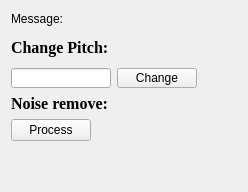
         <widget class="QWidget" name="enhancement">
          <attribute name="title">
           <string>Enhancements</string>
          </attribute>
          <layout class="QVBoxLayout" name="verticalLayout_11">
           <item>
            <widget class="QLabel" name="enc_message">
             <property name="minimumSize">
              <size>
               <width>0</width>
               <height>15</height>
              </size>
             </property>
             <property name="maximumSize">
              <size>
               <width>16777215</width>
               <height>15</height>
              </size>
             </property>
             <property name="text">
              <string>Message:</string>
             </property>
            </widget>
           </item>
           <item>
            <widget class="QLabel" name="audioInfoTitle_2">
             <property name="minimumSize">
              <size>
               <width>100</width>
               <height>30</height>
              </size>
             </property>
             <property name="maximumSize">
              <size>
               <width>16777215</width>
               <height>30</height>
              </size>
             </property>
             <property name="font">
              <font>
               <family>Times New Roman</family>
               <pointsize>12</pointsize>
               <weight>75</weight>
               <bold>true</bold>
              </font>
             </property>
             <property name="text">
              <string>Change Pitch:</string>
             </property>
            </widget>
           </item>
           <item>
            <layout class="QHBoxLayout" name="horizontalLayout_13">
             <item>
              <widget class="QLineEdit" name="pitchValue">
               <property name="minimumSize">
                <size>
                 <width>100</width>
                 <height>20</height>
                </size>
               </property>
               <property name="maximumSize">
                <size>
                 <width>100</width>
                 <height>20</height>
                </size>
               </property>
              </widget>
             </item>
             <item>
              <widget class="QPushButton" name="pitchChange">
               <property name="maximumSize">
                <size>
                 <width>100</width>
                 <height>20</height>
                </size>
               </property>
               <property name="text">
                <string>Change</string>
               </property>
              </widget>
             </item>
             <item>
              <spacer name="horizontalSpacer_12">
               <property name="orientation">
                <enum>Qt::Horizontal</enum>
               </property>
               <property name="sizeHint" stdset="0">
                <size>
                 <width>40</width>
                 <height>20</height>
                </size>
               </property>
              </spacer>
             </item>
            </layout>
           </item>
           <item>
            <widget class="QLabel" name="label_3">
             <property name="font">
              <font>
               <family>Times New Roman</family>
               <pointsize>12</pointsize>
               <weight>75</weight>
               <bold>true</bold>
              </font>
             </property>
             <property name="text">
              <string>Noise remove:</string>
             </property>
            </widget>
           </item>
           <item>
            <layout class="QHBoxLayout" name="horizontalLayout_14">
             <item>
              <widget class="QPushButton" name="noiseRemoveBtn">
               <property name="text">
                <string>Process</string>
               </property>
              </widget>
             </item>
             <item>
              <spacer name="horizontalSpacer_13">
               <property name="orientation">
                <enum>Qt::Horizontal</enum>
               </property>
               <property name="sizeHint" stdset="0">
                <size>
                 <width>40</width>
                 <height>20</height>
                </size>
               </property>
              </spacer>
             </item>
            </layout>
           </item>
           <item>
            <spacer name="verticalSpacer_2">
             <property name="orientation">
              <enum>Qt::Vertical</enum>
             </property>
             <property name="sizeHint" stdset="0">
              <size>
               <width>20</width>
               <height>40</height>
              </size>
             </property>
            </spacer>
           </item>
          </layout>
         </widget>
